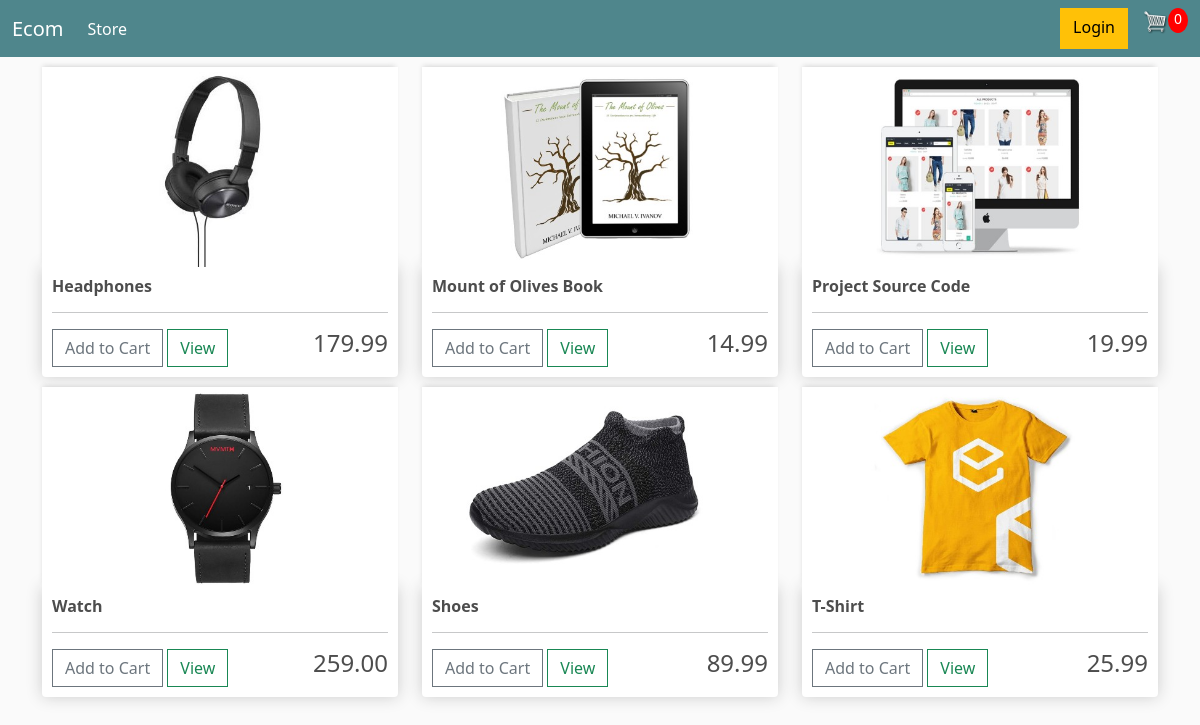
The page /website/store/ on the database its author committed.
### ecommerce/models.py (models this page shows, shortened)
class Product(models.Model):
    product_name = models.CharField(max_length=100)
    price = models.FloatField()
    digital = models.BooleanField(default=False,null=True,blank=True)
    image = models.ImageField(null=True, blank=True,)
    @property
    def imageURL(self):
        try:
            url = self.image.url
        except:
            url = ""
        return url

### ecommerce/views.py (the view)
# urls.py: path('store/',store, name = "store"),
def store(request):
    all_products = Product.objects.all()
    context = {"products": all_products}
    return render(request, 'store.html', context)

### ecommerce/templates/store.html
{% extends 'base.html' %}
{% load static %}
{% block start %}
<div class="row">
    {% for product in products %}
    <div class="col-lg-4">
        <img class="thumbnail" src="{{ product.imageURL }}">
        <div class="box-element product">
            <h6><strong>{{product.product_name}}</strong></h6>
            <hr>
            <button class="btn btn-outline-secondary add-btn">Add to Cart</button>
            <a class="btn btn-outline-success" href="#">View</a>
            <h4 style="float: right">{{product.price|floatformat:2}}</h4>
        </div>
    </div>
    {% endfor %}
</div>
{% endblock %}

### testingapp/templates/base.html (shortened to what this page needs)
{% load static %}
<!DOCTYPE html>
<html lang="en">
<head>
    <link href="https://cdn.jsdelivr.net/npm/bootstrap@5.0.2/dist/css/bootstrap.min.css" rel="stylesheet">
    <link rel="stylesheet" type="text/css" href="{% static 'css/main.css' %}">
</head>
<body>
    <nav class="navbar navbar-expand-lg navbar-dark bg-dark">
        <div class="container-fluid">
          <a class="navbar-brand" href="{% url 'store' %}">Ecom</a>
          <div class="collapse navbar-collapse" id="navbarSupportedContent">
            <ul class="navbar-nav me-auto mb-2 mb-lg-0">
              <li class="nav-item">
                <a class="nav-link active" aria-current="page" href="{% url 'store' %}">Store</a>
              </li>
            </ul>
            <div class="d-flex">
                <a href="#"class="btn btn-warning">Login</a>
                <a href="{% url 'cart' %}">
                   <img  id="cart-icon" src="{% static 'images/main_cart.png' %}">
               </a>
               <p id="cart-total">0</p>
    </nav>
    <div class="container">
        {% block start %}
        {% endblock %}
    </div>
</body>
</html>

### static/css/main.css (style rules this page uses)
body { background-color: hsl(0, 0%, 98%); }
h1,h2,h3,h4,h5,h6 { color:hsl(0, 0%, 30%); }
.box-element { box-shadow:hsl(0, 0%, 80%) 0 0 16px; background-color: #fff; border-radius: 4px; padding: 10px; }
.thumbnail { width: 100%; height: 200px; -webkit-box-shadow: -1px -3px 5px -2px rgba(214,214,214,1); -moz-box-shadow: -1px -3px 5px -2px rgba(214,214,214,1); box-shadow: -1px -3px 5px -2px rgba(214,214,214,1); }
.product { border-radius: 0 0 4px 4px; }
.bg-dark { background-color: #4f868c!important; }
#cart-icon { width:25px; display: inline-block; margin-left: 15px; }
#cart-total { display: block; text-align: center; color:#fff; background-color: red; width: 20px; height: 25px; border-radius: 50%; font-size: 14px; }
.col-lg-4, .col-lg-6, .col-lg-8, .col-lg-12 { margin-top: 10px; }
.btn { border-radius: 0; }

### rows shown on the page
Product: imageURL (picture), product_name "Headphones", price "179.99"
Product: imageURL (picture), product_name "Mount of Olives Book", price "14.99"
Product: imageURL (picture), product_name "Project Source Code", price "19.99"
Product: imageURL (picture), product_name "Watch", price "259.00"
Product: imageURL (picture), product_name "Shoes", price "89.99"
Product: imageURL (picture), product_name "T-Shirt", price "25.99"
